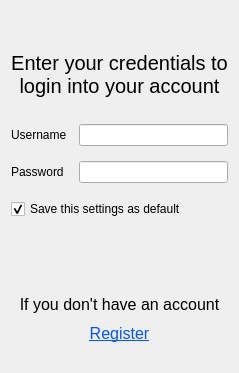
          <widget class="QWidget" name="tab">
           <attribute name="title">
            <string/>
           </attribute>
           <layout class="QVBoxLayout" name="verticalLayout_17">
            <item>
             <spacer name="verticalSpacer_25">
              <property name="orientation">
               <enum>Qt::Vertical</enum>
              </property>
              <property name="sizeHint" stdset="0">
               <size>
                <width>20</width>
                <height>40</height>
               </size>
              </property>
             </spacer>
            </item>
            <item>
             <widget class="QLabel" name="label">
              <property name="font">
               <font>
                <pointsize>15</pointsize>
               </font>
              </property>
              <property name="text">
               <string>Enter your credentials to login into your account</string>
              </property>
              <property name="alignment">
               <set>Qt::AlignCenter</set>
              </property>
              <property name="wordWrap">
               <bool>true</bool>
              </property>
             </widget>
            </item>
            <item>
             <spacer name="verticalSpacer_7">
              <property name="orientation">
               <enum>Qt::Vertical</enum>
              </property>
              <property name="sizeType">
               <enum>QSizePolicy::Preferred</enum>
              </property>
              <property name="sizeHint" stdset="0">
               <size>
                <width>20</width>
                <height>20</height>
               </size>
              </property>
             </spacer>
            </item>
            <item>
             <layout class="QFormLayout" name="formLayout_11">
              <property name="formAlignment">
               <set>Qt::AlignRight|Qt::AlignTrailing|Qt::AlignVCenter</set>
              </property>
              <property name="horizontalSpacing">
               <number>12</number>
              </property>
              <property name="verticalSpacing">
               <number>15</number>
              </property>
              <item row="0" column="0">
               <widget class="QLabel" name="label_27">
                <property name="text">
                 <string>Username</string>
                </property>
               </widget>
              </item>
              <item row="0" column="1">
               <widget class="QLineEdit" name="lineEdit_usr"/>
              </item>
              <item row="1" column="0">
               <widget class="QLabel" name="label_28">
                <property name="text">
                 <string>Password</string>
                </property>
               </widget>
              </item>
              <item row="1" column="1">
               <widget class="QLineEdit" name="lineEdit_psw">
                <property name="echoMode">
                 <enum>QLineEdit::Password</enum>
                </property>
               </widget>
              </item>
             </layout>
            </item>
            <item>
             <spacer name="verticalSpacer_10">
              <property name="orientation">
               <enum>Qt::Vertical</enum>
              </property>
              <property name="sizeType">
               <enum>QSizePolicy::Preferred</enum>
              </property>
              <property name="sizeHint" stdset="0">
               <size>
                <width>20</width>
                <height>10</height>
               </size>
              </property>
             </spacer>
            </item>
            <item>
             <widget class="QCheckBox" name="checkBox_saveCredential">
              <property name="text">
               <string>Save this settings as default</string>
              </property>
              <property name="checked">
               <bool>true</bool>
              </property>
             </widget>
            </item>
            <item>
             <spacer name="verticalSpacer_6">
              <property name="orientation">
               <enum>Qt::Vertical</enum>
              </property>
              <property name="sizeType">
               <enum>QSizePolicy::Preferred</enum>
              </property>
              <property name="sizeHint" stdset="0">
               <size>
                <width>20</width>
                <height>70</height>
               </size>
              </property>
             </spacer>
            </item>
            <item>
             <widget class="QLabel" name="label_4">
              <property name="font">
               <font>
                <pointsize>12</pointsize>
                <underline>false</underline>
               </font>
              </property>
              <property name="text">
               <string>If you don't have an account</string>
              </property>
              <property name="alignment">
               <set>Qt::AlignCenter</set>
              </property>
              <property name="textInteractionFlags">
               <set>Qt::LinksAccessibleByKeyboard|Qt::LinksAccessibleByMouse</set>
              </property>
             </widget>
            </item>
            <item>
             <layout class="QHBoxLayout" name="horizontalLayout">
              <property name="topMargin">
               <number>0</number>
              </property>
              <property name="rightMargin">
               <number>0</number>
              </property>
              <item>
               <widget class="QPushButton" name="pushButton_register">
                <property name="sizePolicy">
                 <sizepolicy hsizetype="Expanding" vsizetype="Minimum">
                  <horstretch>0</horstretch>
                  <verstretch>0</verstretch>
                 </sizepolicy>
                </property>
                <property name="maximumSize">
                 <size>
                  <width>16777215</width>
                  <height>16777215</height>
                 </size>
                </property>
                <property name="palette">
                 <palette>
                  <active>
                   <colorrole role="WindowText">
                    <brush brushstyle="SolidPattern">
                     <color alpha="255">
                      <red>0</red>
                      <green>0</green>
                      <blue>0</blue>
                     </color>
                    </brush>
                   </colorrole>
                   <colorrole role="ButtonText">
                    <brush brushstyle="SolidPattern">
                     <color alpha="255">
                      <red>0</red>
                      <green>85</green>
                      <blue>255</blue>
                     </color>
                    </brush>
                   </colorrole>
                  </active>
                  <inactive>
                   <colorrole role="WindowText">
                    <brush brushstyle="SolidPattern">
                     <color alpha="255">
                      <red>0</red>
                      <green>0</green>
                      <blue>0</blue>
                     </color>
                    </brush>
                   </colorrole>
                   <colorrole role="ButtonText">
                    <brush brushstyle="SolidPattern">
                     <color alpha="255">
                      <red>0</red>
                      <green>85</green>
                      <blue>255</blue>
                     </color>
                    </brush>
                   </colorrole>
                  </inactive>
                  <disabled>
                   <colorrole role="WindowText">
                    <brush brushstyle="SolidPattern">
                     <color alpha="255">
                      <red>120</red>
                      <green>120</green>
                      <blue>120</blue>
                     </color>
                    </brush>
                   </colorrole>
                   <colorrole role="ButtonText">
                    <brush brushstyle="SolidPattern">
                     <color alpha="255">
                      <red>120</red>
                      <green>120</green>
                      <blue>120</blue>
                     </color>
                    </brush>
                   </colorrole>
                  </disabled>
                 </palette>
                </property>
                <property name="font">
                 <font>
                  <pointsize>12</pointsize>
                  <underline>true</underline>
                 </font>
                </property>
                <property name="cursor">
                 <cursorShape>PointingHandCursor</cursorShape>
                </property>
                <property name="text">
                 <string>Register</string>
                </property>
                <property name="flat">
                 <bool>true</bool>
                </property>
               </widget>
              </item>
             </layout>
            </item>
            <item>
             <spacer name="verticalSpacer_24">
              <property name="orientation">
               <enum>Qt::Vertical</enum>
              </property>
              <property name="sizeHint" stdset="0">
               <size>
                <width>20</width>
                <height>15</height>
               </size>
              </property>
             </spacer>
            </item>
           </layout>
          </widget>
